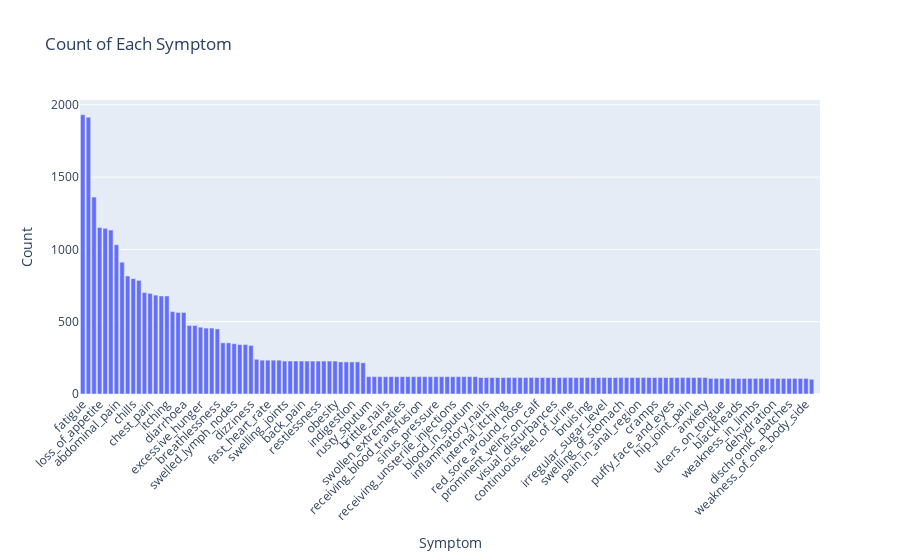

The code cell stored with this chart in its notebook:
### Code cell
import pandas as pd
import plotly.express as px

# Load the dataset
file_path = 'Dataset/training_data.csv'
data = pd.read_csv(file_path)

# Drop the unnamed column
data_cleaned = data.drop(columns=['Unnamed: 133'], errors='ignore')

# Sum the occurrences of each symptom
symptom_counts = data_cleaned.drop(columns=['prognosis'], errors='ignore').sum().sort_values(ascending=False)

# Create a bar plot
fig = px.bar(symptom_counts, x=symptom_counts.index, y=symptom_counts.values, 
             labels={'x': 'Symptom', 'y': 'Count'}, title='Count of Each Symptom')
fig.update_layout(xaxis_title='Symptom', yaxis_title='Count', xaxis_tickangle=-45)

# Show the plot
fig.show()

### Figure 1 — Plotly figure (JSON) as saved in the notebook; plotly's stock layout.template omitted (floating-point values rounded to 4 significant figures; data arrays with more than 128 entries replaced by an {"elided": "..."} marker saying what was removed)
{"data": [{"alignmentgroup": "True", "hovertemplate": "index=%{x}<br>Count=%{y}<extra></extra>", "legendgroup": "", "marker": {"color": "#636efa", "pattern": {"shape": ""}}, "name": "", "offsetgroup": "", "orientation": "v", "showlegend": false, "textposition": "auto", "type": "bar", "x": {"elided": "132 str values"}, "xaxis": "x", "y": {"elided": "132 int values"}, "yaxis": "y"}], "layout": {"barmode": "relative", "legend": {"tracegroupgap": 0}, "title": {"text": "Count of Each Symptom"}, "xaxis": {"anchor": "y", "domain": [0, 1], "tickangle": -45, "title": {"text": "Symptom"}}, "yaxis": {"anchor": "x", "domain": [0, 1], "title": {"text": "Count"}}}}
